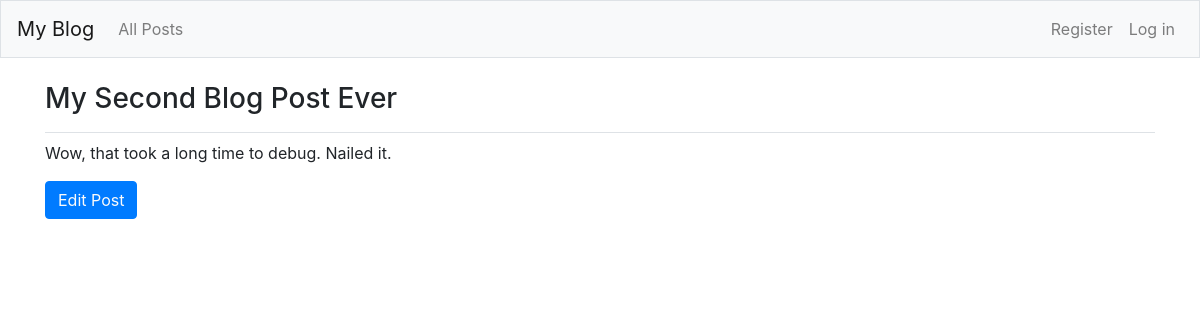
The app's page /blog_posts/2/ with its own data.
### blogs/models.py (models this page shows, shortened)
class BlogPost(models.Model):
    title = models.CharField(max_length=200)
    text = models.TextField()
    date_added = models.DateTimeField(auto_now_add=True)
    owner = models.ForeignKey(User, on_delete=models.CASCADE)

### blogs/views.py (the view)
# urls.py: path("blog_posts/<int:post_id>/", views.post, name="post"),
def post(request, post_id):
    post = BlogPost.objects.get(id=post_id)
    return render(request, "blogs/post.html", {'post': post})

### blogs/templates/blogs/post.html
{% extends "blogs/base.html" %}
{% load bootstrap4 %}
{% block page_header %}
	<h3>{{ post.title }}</h3>
{% endblock page_header %}
{% block content %}
	<p>{{ post.text }}</p>
	{% buttons %}
		<button name="submit" class="btn btn-primary">
			<a href="{% url 'blogs:edit_blog_post' post.id %}" style="color: rgb(250, 250, 250)">Edit Post</a>
		</button>
	{% endbuttons %}
{% endblock content %}

### records on screen
BlogPost: title "My Second Blog Post Ever", text "Wow, that took a long time to debug. Nailed it."
